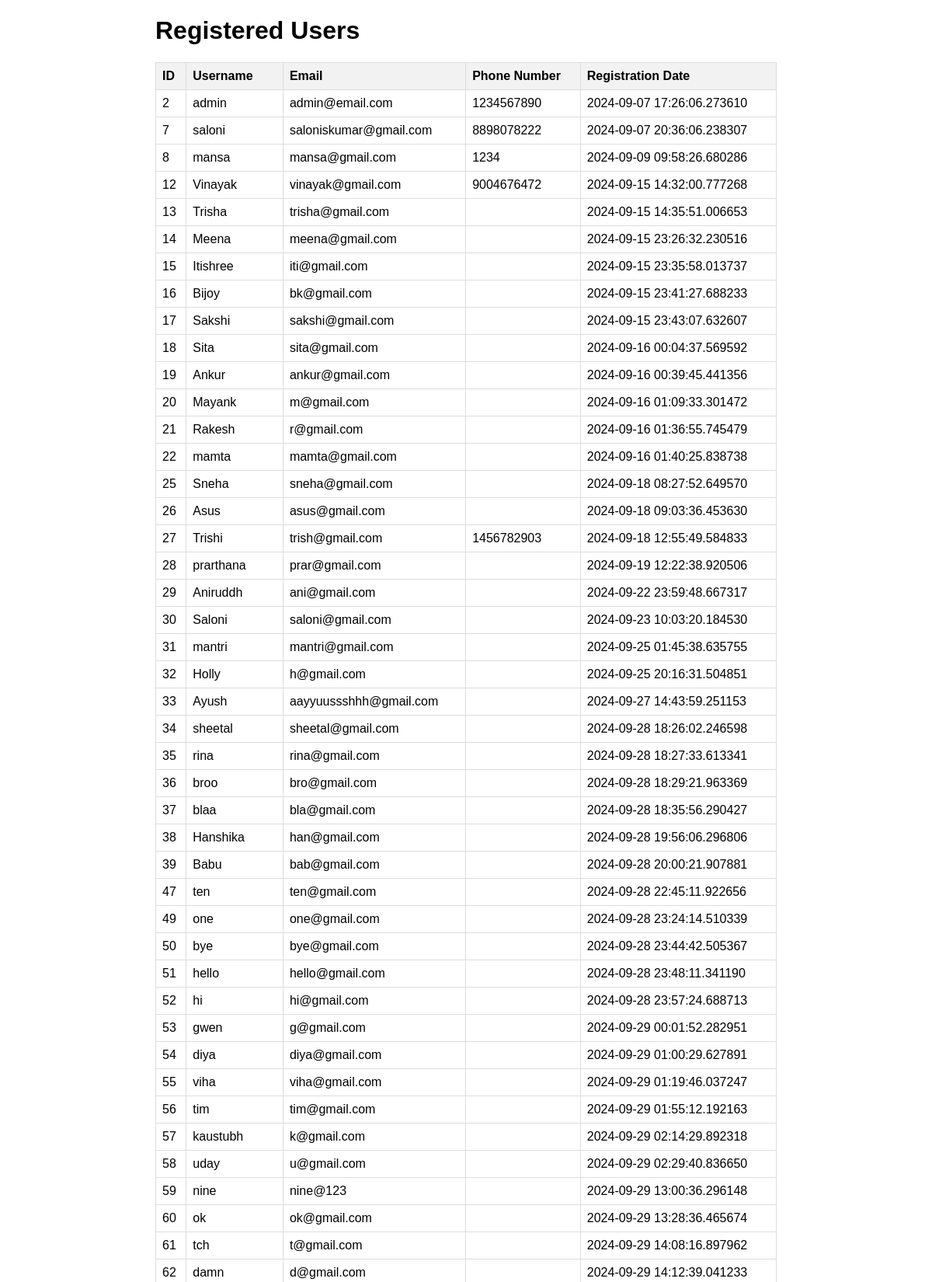
Screenshot of /view_auth_db (upper part) with the database file from the repository.
### tables this page shows
CREATE TABLE Users (
            id INTEGER PRIMARY KEY AUTOINCREMENT,
            username TEXT UNIQUE NOT NULL,
            password TEXT NOT NULL,
            email TEXT UNIQUE NOT NULL,
            phone_number TEXT,
            registration_date TEXT NOT NULL
        );

### app.py (the view)
@app.route('/view_auth_db')
def view_auth_db():
    conn = None
    users = []
    try:
        conn = sqlite3.connect(DB_PATH)
        cursor = conn.cursor()
        cursor.execute("SELECT id, username, email, phone_number, registration_date FROM Users")
        users = cursor.fetchall()
    except sqlite3.Error as e:
        flash(f"An error occurred: {e}", "error")
    finally:
        if conn:
            conn.close()
    return render_template('view_auth_db.html', users=users)

### templates/view_auth_db.html (shortened to what this page needs)
<!DOCTYPE html>
<html lang="en">
<head>
</head>
<body>
    <div class="container">
        <h1>Registered Users</h1>
        {% if users %}
            <table>
                <thead>
                    <tr>
                        <th>ID</th>
                        <th>Username</th>
                        <th>Email</th>
                        <th>Phone Number</th>
                        <th>Registration Date</th>
                    </tr>
                </thead>
                <tbody>
                    {% for user in users %}
                        <tr>
                            <td>{{ user[0] }}</td>
                            <td>{{ user[1] }}</td>
                            <td>{{ user[2] }}</td>
                            <td>{{ user[3] }}</td>
                            <td>{{ user[4] }}</td>
                        </tr>
                    {% endfor %}
                </tbody>
            </table>
        {% else %}
            <p>No users found.</p>
        {% endif %}
    </div>
</body>
</html>

### templates/view_auth_db.html (style rules this page uses)
body { font-family: Arial, sans-serif; margin: 20px; }
table { width: 100%; border-collapse: collapse; }
table, th, td { border: 1px solid #ddd; }
th, td { padding: 8px; text-align: left; }
th { background-color: #f2f2f2; }
.container { max-width: 800px; margin: 0 auto; }

### rows the page displays
Users: id "2", username "admin", email "admin@email.com", phone_number "1234567890", registration_date "2024-09-07 17:26:06.273610"
Users: id "7", username "saloni", email "saloniskumar@gmail.com", phone_number "8898078222", registration_date "2024-09-07 20:36:06.238307"
Users: id "8", username "mansa", email "mansa@gmail.com", phone_number "1234", registration_date "2024-09-09 09:58:26.680286"
Users: id "12", username "Vinayak", email "vinayak@gmail.com", phone_number "9004676472", registration_date "2024-09-15 14:32:00.777268"
Users: id "13", username "Trisha", email "trisha@gmail.com", registration_date "2024-09-15 14:35:51.006653"
Users: id "14", username "Meena", email "meena@gmail.com", registration_date "2024-09-15 23:26:32.230516"
Users: id "15", username "Itishree", email "iti@gmail.com", registration_date "2024-09-15 23:35:58.013737"
Users: id "16", username "Bijoy", email "bk@gmail.com", registration_date "2024-09-15 23:41:27.688233"
Users: id "17", username "Sakshi", email "sakshi@gmail.com", registration_date "2024-09-15 23:43:07.632607"
Users: id "18", username "Sita", email "sita@gmail.com", registration_date "2024-09-16 00:04:37.569592"
Users: id "19", username "Ankur", email "ankur@gmail.com", registration_date "2024-09-16 00:39:45.441356"
Users: id "20", username "Mayank", email "m@gmail.com", registration_date "2024-09-16 01:09:33.301472"
Users: id "21", username "Rakesh", email "r@gmail.com", registration_date "2024-09-16 01:36:55.745479"
Users: id "22", username "mamta", email "mamta@gmail.com", registration_date "2024-09-16 01:40:25.838738"
Users: id "25", username "Sneha", email "sneha@gmail.com", registration_date "2024-09-18 08:27:52.649570"
Users: id "26", username "Asus", email "asus@gmail.com", registration_date "2024-09-18 09:03:36.453630"
Users: id "27", username "Trishi", email "trish@gmail.com", phone_number "1456782903", registration_date "2024-09-18 12:55:49.584833"
Users: id "28", username "prarthana", email "prar@gmail.com", registration_date "2024-09-19 12:22:38.920506"
Users: id "29", username "Aniruddh", email "ani@gmail.com", registration_date "2024-09-22 23:59:48.667317"
Users: id "30", username "Saloni", email "saloni@gmail.com", registration_date "2024-09-23 10:03:20.184530"
Users: id "31", username "mantri", email "mantri@gmail.com", registration_date "2024-09-25 01:45:38.635755"
Users: id "32", username "Holly", email "h@gmail.com", registration_date "2024-09-25 20:16:31.504851"
Users: id "33", username "Ayush", email "aayyuussshhh@gmail.com", registration_date "2024-09-27 14:43:59.251153"
Users: id "34", username "sheetal", email "sheetal@gmail.com", registration_date "2024-09-28 18:26:02.246598"
Users: id "35", username "rina", email "rina@gmail.com", registration_date "2024-09-28 18:27:33.613341"
Users: id "36", username "broo", email "bro@gmail.com", registration_date "2024-09-28 18:29:21.963369"
Users: id "37", username "blaa", email "bla@gmail.com", registration_date "2024-09-28 18:35:56.290427"
Users: id "38", username "Hanshika", email "han@gmail.com", registration_date "2024-09-28 19:56:06.296806"
Users: id "39", username "Babu", email "bab@gmail.com", registration_date "2024-09-28 20:00:21.907881"
Users: id "47", username "ten", email "ten@gmail.com", registration_date "2024-09-28 22:45:11.922656"
Users: id "49", username "one", email "one@gmail.com", registration_date "2024-09-28 23:24:14.510339"
Users: id "50", username "bye", email "bye@gmail.com", registration_date "2024-09-28 23:44:42.505367"
Users: id "51", username "hello", email "hello@gmail.com", registration_date "2024-09-28 23:48:11.341190"
Users: id "52", username "hi", email "hi@gmail.com", registration_date "2024-09-28 23:57:24.688713"
Users: id "53", username "gwen", email "g@gmail.com", registration_date "2024-09-29 00:01:52.282951"
Users: id "54", username "diya", email "diya@gmail.com", registration_date "2024-09-29 01:00:29.627891"
Users: id "55", username "viha", email "viha@gmail.com", registration_date "2024-09-29 01:19:46.037247"
Users: id "56", username "tim", email "tim@gmail.com", registration_date "2024-09-29 01:55:12.192163"
Users: id "57", username "kaustubh", email "k@gmail.com", registration_date "2024-09-29 02:14:29.892318"
Users: id "58", username "uday", email "u@gmail.com", registration_date "2024-09-29 02:29:40.836650"
Users: id "59", username "nine", email "nine@123", registration_date "2024-09-29 13:00:36.296148"
Users: id "60", username "ok", email "ok@gmail.com", registration_date "2024-09-29 13:28:36.465674"
Users: id "61", username "tch", email "t@gmail.com", registration_date "2024-09-29 14:08:16.897962"
Users: id "62", username "damn", email "d@gmail.com", registration_date "2024-09-29 14:12:39.041233"
